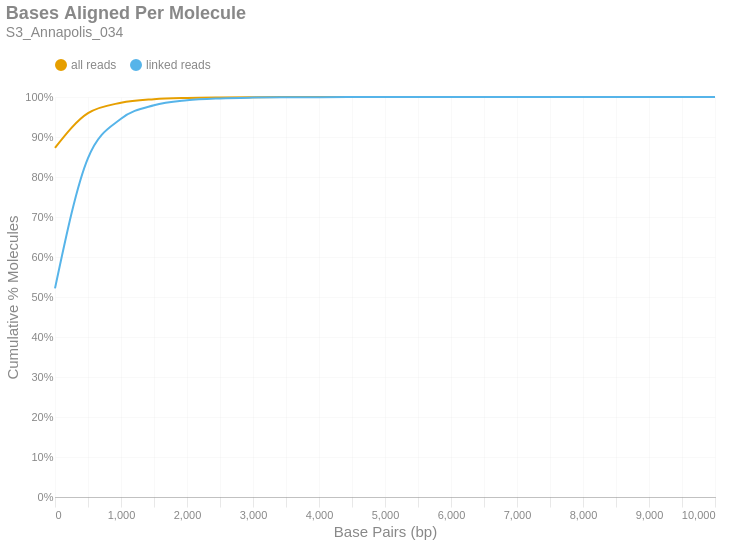

The notebook cell this image was saved under:
### Markdown cell above
### Bases Aligned Per Molecule
This is a cumulative frequency distribution showing the number of base pairs aligned per unique molecule. These data are shown in 500 bp bins. There are two distributions: one with `all reads` (yellow) and another with only `linked reads` (blue). The percent of molecules in the `linked reads` distribution is relative to the total number of linked molecules.

### Code cell
if SKIPLR:
    print_html(f"Skipped")
else:
    binned_df = consolidated_hist(valids['aligned_bp'], mask, 500, True)
    with SafeRender(binned_df):
        (
            density_plot(binned_df, 'Bases Aligned Per Molecule', samplename, 'basesper')
            .encode(
                x=alt.X('bin:Q', title="Base Pairs (bp)").axis(tickMinStep=500).scale(padding=0),
                y=alt.Y('value:Q', title='Cumulative % Molecules')
                    .axis(format='%')
                    .scale(domain = [0,1])
                    .stack(False),
                color=alt.Color("key:N").scale(domain = ["all reads", "linked reads"]),
                tooltip = [
                    alt.Tooltip("key:N", title = "Data Type"),
                    alt.Tooltip("range_label:N", title="Bases Aligned Per Molecule"),
                    alt.Tooltip("value:Q", format = ".2%", title="% Molecules (Cum.)")
                ]
            )
        ).display()

### Figure 1 — Vega-Lite specification as saved in the notebook (floating-point values rounded to 4 significant figures)
{"width": "container", "height": 400, "config": {"title": {"anchor": "start", "dy": -15, "fontSize": 18, "color": "#888888", "subtitleColor": "#888888", "subtitleFontSize": 14}, "arc": {"fill": "#0072B2"}, "axis": {"domainColor": "#888888", "domainWidth": 0.5, "gridWidth": 0.2, "grid": false, "titleFontWeight": 400, "titleFontSize": 15, "labelFontSize": 11, "labelColor": "#888888", "tickColor": "#888888", "tickWidth": 0.2, "titleColor": "#888888"}, "axisBand": {"grid": false}, "axisX": {"grid": true, "tickSize": 10, "domainCap": "round"}, "axisY": {"domain": false, "grid": true, "tickSize": 0, "domainCap": "round"}, "background": "transparent", "header": {"labelFontSize": 15, "labelColor": "#888888", "titleFontSize": 15, "titleFontWeight": 600, "titleColor": "#888888"}, "legend": {"labelFont": "sans-serif", "labelFontSize": 12, "labelColor": "#888888", "symbolSize": 100, "symbolType": "circle", "titleFontSize": 12, "titlePadding": 10, "titleColor": "#888888", "title": null, "orient": "top"}, "range": {"category": ["#E69F00", "#56B4E9", "#009E73", "#F0E442", "#0072B2", "#D55E00", "#CC79A7", "#000000"], "diverging": ["#cfe8f3", "#a2d4ec", "#73bfe2", "#46abdb", "#1696d2", "#12719e"]}, "area": {"fill": "#0072B2", "fillOpacity": 0.7, "line": true, "strokeOpacity": 0.7}, "line": {"color": "#0072B2", "stroke": "#0072B2", "strokeWidth": 2}, "trail": {"color": "#0072B2", "stroke": "#0072B2", "strokeWidth": 0, "size": 1}, "point": {"filled": true, "fillOpacity": 1.0, "size": 95}, "text": {"color": "#888888", "fontSize": 11, "align": "right", "fontWeight": 400, "size": 11}, "bar": {"fill": "#0072B2", "stroke": null}, "view": {"stroke": null, "continuousWidth": 660, "continuousHeight": 400}}, "data": {"name": "data-e03bd35a1fe79836569b93423c5fe13a"}, "mark": {"type": "line", "interpolate": "monotone", "point": {"opacity": 0, "size": 275}}, "encoding": {"color": {"field": "key", "scale": {"domain": ["all reads", "linked reads"]}, "type": "nominal"}, "tooltip": [{"field": "key", "title": "Data Type", "type": "nominal"}, {"field": "range_label", "title": "Bases Aligned Per Molecule", "type": "nominal"}, {"field": "value", "format": ".2%", "title": "% Molecules (Cum.)", "type": "quantitative"}], "x": {"axis": {"tickMinStep": 500}, "field": "bin", "scale": {"padding": 0}, "title": "Base Pairs (bp)", "type": "quantitative"}, "y": {"axis": {"format": "%"}, "field": "value", "scale": {"domain": [0, 1]}, "stack": false, "title": "Cumulative % Molecules", "type": "quantitative"}}, "params": [{"name": "param_c36ac31b6afebe62", "select": {"type": "point", "fields": ["key"]}, "bind": "legend"}], "title": {"text": "Bases Aligned Per Molecule", "subtitle": "S3_Annapolis_034"}, "transform": [{"fold": ["all reads (cumsum)", "linked reads (cumsum)"]}, {"calculate": "replace(datum.key, ' (cumsum)', '')", "as": "key"}, {"filter": {"param": "param_c36ac31b6afebe62"}}], "usermeta": {"embedOptions": {"downloadFileName": "S3_Annapolis_034.basesper"}}, "$schema": "https://vega.github.io/schema/vega-lite/v6.1.0.json", "datasets": {"data-e03bd35a1fe79836569b93423c5fe13a": [{"bin": "0.0", "interval": "0.0-500.0", "all reads": 0.8729, "linked reads": 0.5215, "all reads (cumsum)": 0.8729, "linked reads (cumsum)": 0.5215, "range_label": "0-499"}, {"bin": "500.0", "interval": "500.0-1000.0", "all reads": 0.08668, "linked reads": 0.3259, "all reads (cumsum)": 0.9596, "linked reads (cumsum)": 0.8474, "range_label": "500-999"}, {"bin": "1000.0", "interval": "1000.0-1500.0", "all reads": 0.02602, "linked reads": 0.09829, "all reads (cumsum)": 0.9856, "linked reads (cumsum)": 0.9457, "range_label": "1000-1499"}, {"bin": "1500.0", "interval": "1500.0-2000.0", "all reads": 0.008913, "linked reads": 0.03367, "all reads (cumsum)": 0.9945, "linked reads (cumsum)": 0.9793, "range_label": "1500-1999"}, {"bin": "2000.0", "interval": "2000.0-2500.0", "all reads": 0.003251, "linked reads": 0.01228, "all reads (cumsum)": 0.9978, "linked reads (cumsum)": 0.9916, "range_label": "2000-2499"}, {"bin": "2500.0", "interval": "2500.0-3000.0", "all reads": 0.001278, "linked reads": 0.004828, "all reads (cumsum)": 0.9991, "linked reads (cumsum)": 0.9965, "range_label": "2500-2999"}, {"bin": "3000.0", "interval": "3000.0-3500.0", "all reads": 0.0005285, "linked reads": 0.001997, "all reads (cumsum)": 0.9996, "linked reads (cumsum)": 0.9984, "range_label": "3000-3499"}, {"bin": "3500.0", "interval": "3500.0-4000.0", "all reads": 0.0002233, "linked reads": 0.0008437, "all reads (cumsum)": 0.9998, "linked reads (cumsum)": 0.9993, "range_label": "3500-3999"}, {"bin": "4000.0", "interval": "4000.0-4500.0", "all reads": 0.0001044, "linked reads": 0.0003946, "all reads (cumsum)": 0.9999, "linked reads (cumsum)": 0.9997, "range_label": "4000-4499"}, {"bin": "4500.0", "interval": "4500.0-5000.0", "all reads": 4.47e-05, "linked reads": 0.0001689, "all reads (cumsum)": 1.0, "linked reads (cumsum)": 0.9999, "range_label": "4500-4999"}, {"bin": "5000.0", "interval": "5000.0-5500.0", "all reads": 2.089e-05, "linked reads": 7.892e-05, "all reads (cumsum)": 1.0, "linked reads (cumsum)": 0.9999, "range_label": "5000-5499"}, {"bin": "5500.0", "interval": "5500.0-6000.0", "all reads": 9.192e-06, "linked reads": 3.473e-05, "all reads (cumsum)": 1.0, "linked reads (cumsum)": 1.0, "range_label": "5500-5999"}, {"bin": "6000.0", "interval": "6000.0-6500.0", "all reads": 3.551e-06, "linked reads": 1.342e-05, "all reads (cumsum)": 1.0, "linked reads (cumsum)": 1.0, "range_label": "6000-6499"}, {"bin": "6500.0", "interval": "6500.0-7000.0", "all reads": 1.462e-06, "linked reads": 5.525e-06, "all reads (cumsum)": 1.0, "linked reads (cumsum)": 1.0, "range_label": "6500-6999"}, {"bin": "7000.0", "interval": "7000.0-7500.0", "all reads": 2.089e-06, "linked reads": 7.892e-06, "all reads (cumsum)": 1.0, "linked reads (cumsum)": 1.0, "range_label": "7000-7499"}, {"bin": "7500.0", "interval": "7500.0-8000.0", "all reads": 8.356e-07, "linked reads": 3.157e-06, "all reads (cumsum)": 1.0, "linked reads (cumsum)": 1.0, "range_label": "7500-7999"}, {"bin": "8000.0", "interval": "8000.0-8500.0", "all reads": 4.178e-07, "linked reads": 1.578e-06, "all reads (cumsum)": 1.0, "linked reads (cumsum)": 1.0, "range_label": "8000-8499"}, {"bin": "8500.0", "interval": "8500.0-9000.0", "all reads": 0.0, "linked reads": 0.0, "all reads (cumsum)": 1.0, "linked reads (cumsum)": 1.0, "range_label": "8500-8999"}, {"bin": "9000.0", "interval": "9000.0-9500.0", "all reads": 0.0, "linked reads": 0.0, "all reads (cumsum)": 1.0, "linked reads (cumsum)": 1.0, "range_label": "9000-9499"}, {"bin": "9500.0", "interval": "9500.0-10000.0", "all reads": 0.0, "linked reads": 0.0, "all reads (cumsum)": 1.0, "linked reads (cumsum)": 1.0, "range_label": "9500-9999"}, {"bin": "10000.0", "interval": "10000.0-10500.0", "all reads": 2.089e-07, "linked reads": 7.892e-07, "all reads (cumsum)": 1.0, "linked reads (cumsum)": 1.0, "range_label": "10000-10499"}]}}
